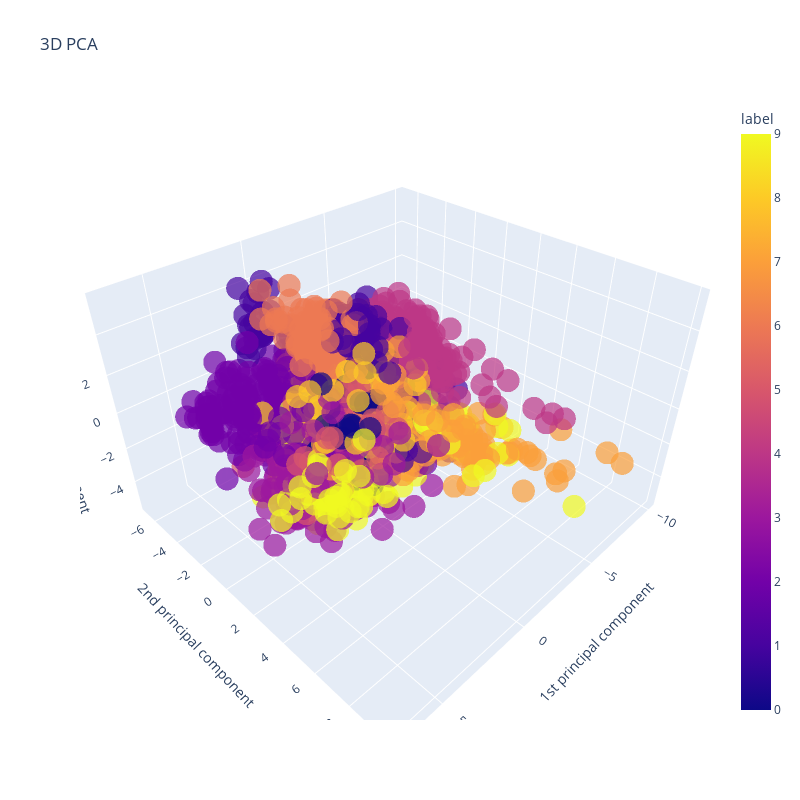

Here is the notebook cell this chart was saved with:
### Code cell
fig=px.scatter_3d(pixel ,
                  x='F1',
                  y='F2',
                  z='F3',
                  color='label',
                  title='3D PCA',
                  labels={'F1':'1st principal component',
                          'F2':'2nd principal component',
                          'F3':'3rd principal component'},
                  opacity=0.7,
                  color_discrete_sequence=px.colors.qualitative.Set2)

fig.update_layout(scene=dict(xaxis_title='1st principal component',
                             yaxis_title='2nd principal component',
                             zaxis_title='3rd principal component'),
                  width=800,
                  height=800,
                  showlegend=True)

fig.show()

### Figure 1 — Plotly figure (JSON) as saved in the notebook; plotly's stock layout.template omitted (floating-point values rounded to 4 significant figures; data arrays with more than 128 entries replaced by an {"elided": "..."} marker saying what was removed)
{"data": [{"hovertemplate": "1st principal component=%{x}<br>2nd principal component=%{y}<br>3rd principal component=%{z}<br>label=%{marker.color}<extra></extra>", "legendgroup": "", "marker": {"color": {"elided": "1797 int values"}, "coloraxis": "coloraxis", "opacity": 0.7, "symbol": "circle"}, "mode": "markers", "name": "", "scene": "scene", "showlegend": false, "type": "scatter3d", "x": {"elided": "1797 float values"}, "y": {"elided": "1797 float values"}, "z": {"elided": "1797 float values"}}], "layout": {"coloraxis": {"colorbar": {"title": {"text": "label"}}, "colorscale": [[0, "#0d0887"], [0.1111, "#46039f"], [0.2222, "#7201a8"], [0.3333, "#9c179e"], [0.4444, "#bd3786"], [0.5556, "#d8576b"], [0.6667, "#ed7953"], [0.7778, "#fb9f3a"], [0.8889, "#fdca26"], [1, "#f0f921"]]}, "height": 800, "legend": {"tracegroupgap": 0}, "scene": {"domain": {"x": [0, 1], "y": [0, 1]}, "xaxis": {"title": {"text": "1st principal component"}}, "yaxis": {"title": {"text": "2nd principal component"}}, "zaxis": {"title": {"text": "3rd principal component"}}}, "showlegend": true, "title": {"text": "3D PCA"}, "width": 800}}
